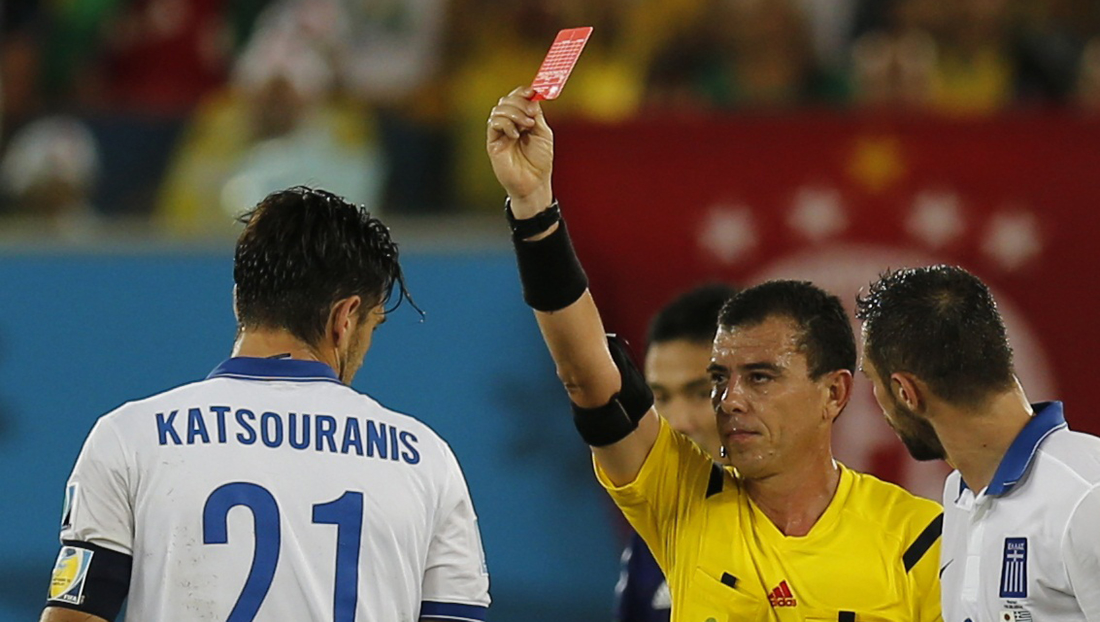
#> input picture dataset/train/Cards/Cards__1__2741.jpg, 2200 x 1243 px (shown at 1/2 size); its folder holds only this picture in this run
$ jupyter execute --allow-errors 'Soccer Event Detection.ipynb'   (older library calls are emulated)
#> lines starting #> are read from the running program, lines starting #| are printed output that depends on the picture; after the words box and inside, x2 and y2 are one past the last pixel; in counts of white or black regions, pixels touching at a corner belong together
[cell 1]
import cv2
import random
import os
import dlib

import matplotlib.pyplot as plt
import pandas as pd
import numpy as np
import seaborn as sns

from sklearn.model_selection import train_test_split

from math import *
from sklearn.preprocessing import LabelEncoder, StandardScaler
from collections import Counter
from itertools import repeat
import warnings

from sklearn.ensemble import StackingClassifier, BaggingClassifier, RandomForestClassifier
from sklearn.linear_model import LogisticRegression
from sklearn.metrics import accuracy_score, precision_score, recall_score, f1_score, confusion_matrix, roc_curve, roc_auc_score, classification_report

[cell 2]
# Define functions to generate image file paths and combine them.
def generate_image_paths(directory, n=300):
    """
    Generate a list of file paths for images in a given directory.

    Args:
        directory (str): The path to the directory containing the images.

    Returns:
        List[str]: A list of file paths to the images in the directory.
    """
    image_paths = []
    paths = os.listdir(directory)
    for i in paths:
        if i != ".DS_Store":
            for j in os.listdir(os.path.join(directory, i))[:n]:
                imgPath = os.path.join(directory, i, j)
                image_paths.append(imgPath)
    return image_paths

[cell 3]
def loadData(train_img):
    """
    Load a images from the train_img list.

    Args:
        train_img (List[str]): List of image file paths.

    Returns:
        List[np.ndarray]: List of loaded image in RGB format.
    """
    dataList = []
    for i in train_img:
        img = cv2.imread(i)
#> img is the input picture: shape (1243, 2200, 3); mean B, G, R 71.5, 85.2, 95.1
        if img is not None:
            sample = cv2.cvtColor(img, cv2.COLOR_BGR2RGB)
            dataList.append(sample)
    return dataList

[cell 4]
# Define the paths to the directories containing the train and test images.
trainDataDir = "./dataset/train/"
testDataDir = "./dataset/test/"

# Generate lists of image file paths for the train and test images.
train_image_paths = generate_image_paths(trainDataDir, 100)
#> (the rest of this cell did not finish here and is left out)

[cell 5]
# Call the function to load images the train_img list.
# loading images
trainDataset = loadData(train_image_paths)
#> (the rest of this cell did not finish here and is left out)

#> (a cell that did not finish here is left out)

[cell 7]
def displayData(train_img, className, num_samples=20, num_columns=5):
    """
    Load a specified number of random samples from the train_img list and display them in subplots.

    Args:
        train_img (List[np.ndarray]): List of loaded image samples as NumPy arrays.
        className (List[str]): List of class names corresponding to the images in train_img.
        num_samples (int): Number of random samples to display.
        num_columns (int): Number of columns for the subplot grid.

    Returns:
        List[np.ndarray]: List of loaded image samples as NumPy arrays.
    """
#> called with num_samples = 4, num_columns = 4
    # Randomly sample num_samples indices without replacement
    sampled_indices = random.sample(range(len(train_img)), num_samples)

    num_rows = (num_samples + num_columns - 1) // num_columns  # Calculate the number of rows required

    # Create a grid of subplots
    fig, axes = plt.subplots(num_rows, num_columns, figsize=(12, 8))

    for i, ax in enumerate(axes.flat):
        if i < num_samples:
            idx = sampled_indices[i]
            ax.imshow(train_img[idx])
            ax.axis('off')
            ax.set_title(className[idx])

    # Remove any empty subplots
    for i in range(num_samples, num_rows * num_columns):
        fig.delaxes(axes.flatten()[i])

    plt.suptitle("Randomly Sampled Images")
    plt.tight_layout(rect=[0, 0.6, 1, 1])
    plt.show()
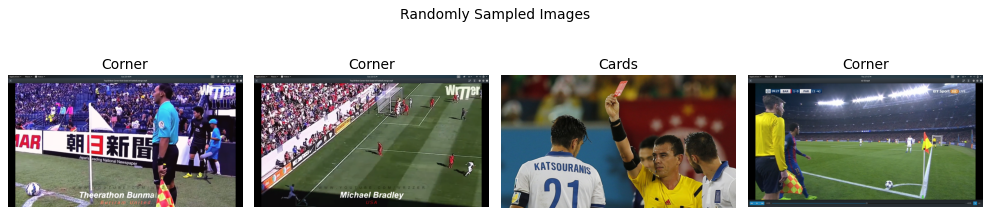
#> figure drawn by matplotlib, 4 panels
    return

[cell 8]
train_image_labels = [i.split("/")[-2] for i in train_image_paths]
#> (the rest of this cell did not finish here and is left out)

[cell 9]
displayData(trainDataset, train_image_labels, num_samples=4, num_columns=4)

[cell 10]
class ImagePreprocessor:
    def __init__(self):
        self.resized_images = []
        self.normalized_images = []
        self.gray_images = []
        self.brightness_contrast_images = []
        self.mean_noise_reduced_images = []
        self.three_noise_reduced_images = []

    def ensure_correct_channels(self, image):
        if image.shape[2] != 3:
            if image.shape[2] == 1:
                # Convert grayscale image to color (3 channels)
                image = cv2.cvtColor(image, cv2.COLOR_GRAY2BGR)
            else:
                raise ValueError("Input image should have 3 channels (color) or 1 channel (grayscale).")

        return image

    def resize(self, image):
        resized_img = cv2.resize(image, (100, 100))
        self.resized_images.append(resized_img)
        return resized_img

    def normalize(self, image):
        img_normalized = cv2.normalize(image, None, 0, 1.0, cv2.NORM_MINMAX, dtype=cv2.CV_32F)
        self.normalized_images.append(img_normalized)
        return img_normalized

    def convert_to_gray(self, image):
        gray_img = cv2.cvtColor(image, cv2.COLOR_BGR2GRAY)
        self.gray_images.append(gray_img)
        return gray_img

    def adjust_brightness_contrast(self, image, brightness=20, contrast=1):
        adjusted_img = cv2.convertScaleAbs(image, alpha=contrast, beta=brightness)
        self.brightness_contrast_images.append(adjusted_img)
        return adjusted_img

    def denoise_mean(self, image):
        filtered_img = cv2.fastNlMeansDenoisingColored(image, None, 10, 10, 7, 21)
        self.mean_noise_reduced_images.append(filtered_img)
        return filtered_img

    def denoise_three(self, image):
        filtered_img = cv2.GaussianBlur(image, (5, 5), 0)
        self.three_noise_reduced_images.append(filtered_img)
        return filtered_img

[cell 11]
# Create an instance of the ImagePreprocessor class
preprocessor = ImagePreprocessor()

[cell 12]
# Loop through your list of images and apply the preprocessing steps
processedTrainImages = []
for image in trainDataset:
    image = preprocessor.ensure_correct_channels(image)
    resized = preprocessor.resize(image)
    normalized = preprocessor.normalize(resized)
    gray = preprocessor.convert_to_gray(normalized)
    brightness_contrast = preprocessor.adjust_brightness_contrast(gray)
    three_denoised = preprocessor.denoise_three(brightness_contrast)
    processedTrainImages.append(gray)
#> this loop made 4 passes
#> pass 1, in resize, `resized_img = cv2.resize(image, (100, 100))`:
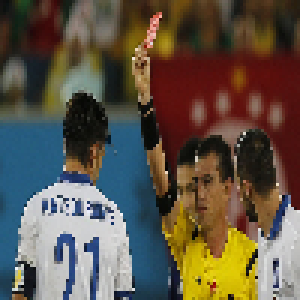
#> resized_img: shape (100, 100, 3) (shown 3 times larger); mean R, G, B 94.9, 85, 71.4
#> pass 1, in convert_to_gray, `gray_img = cv2.cvtColor(image, cv2.COLOR_BGR2GRAY)`:
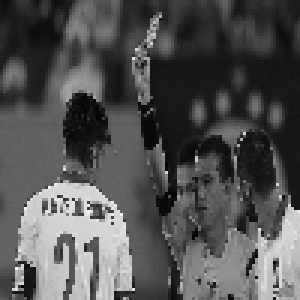
#> gray_img: shape (100, 100) float32 (shown 3 times larger); min 0.00397, max 0.971, mean 0.326
#> pass 1, in adjust_brightness_contrast, `adjusted_img = cv2.convertScaleAbs(image, alpha=contrast, beta=brightn..`:
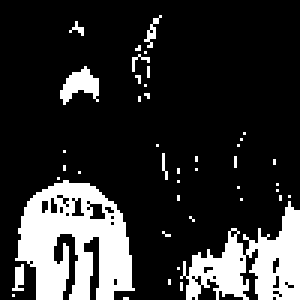
#> adjusted_img: shape (100, 100) (shown 3 times larger); values 20 (black) and 21 (white), 18.9% white; 43 white regions (38 under 20 px), largest, box (x1, y1, x2, y2) and area: (5, 60, 45, 100) 1021, (60, 67, 100, 100) 640, (20, 22, 33, 35) 90, (4, 88, 8, 97) 24, (48, 5, 54, 16) 21
#> after the loop:
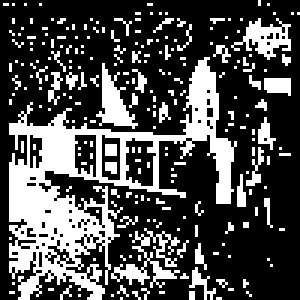
#> brightness_contrast: shape (100, 100) (shown 3 times larger); values 20 (black) and 21 (white), 30.1% white; 235 white regions (225 under 20 px), largest, box (x1, y1, x2, y2) and area: (3, 19, 79, 100) 1782, (37, 76, 60, 96) 155, (32, 21, 46, 43) 129
#> after the loop:
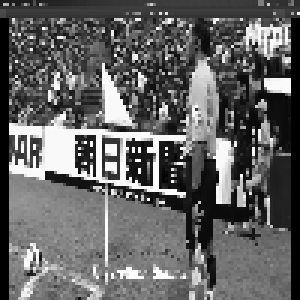
#> gray: shape (100, 100) float32 (shown 3 times larger); min 0, max 1, mean 0.393
#> after the loop:
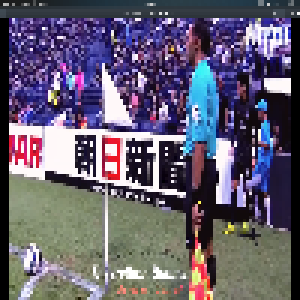
#> normalized: shape (100, 100, 3) float32 (shown 3 times larger); mean R, G, B 0.393, 0.369, 0.439

[cell 13]
processedTestImages = []
#> (the rest of this cell did not finish here and is left out)

[cell 14]
print("shape of input and output training data are {}, {}".format(np.asarray(processedTrainImages).shape, len(train_image_labels)))

[cell 15]
print("shape of input and output testing data are {}, {}".format(np.asarray(processedTestImages).shape, len(train_image_labels)))

[cell 16]
displayData(processedTrainImages,train_image_labels, num_samples=4, num_columns=4)
#> call 2 of displayData, with num_samples = 4, num_columns = 4
#> in displayData (call 2), `plt.show()`:
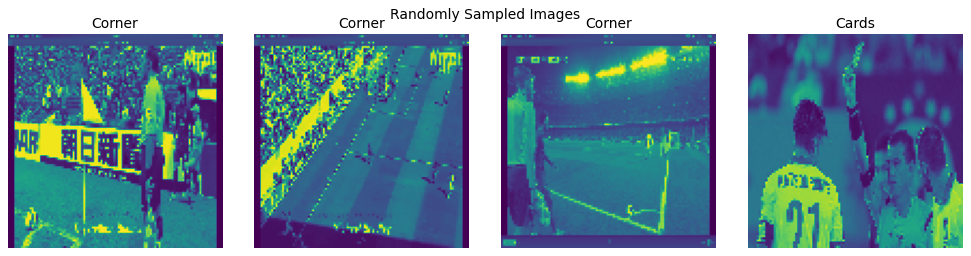
#> figure drawn by matplotlib, 4 panels
